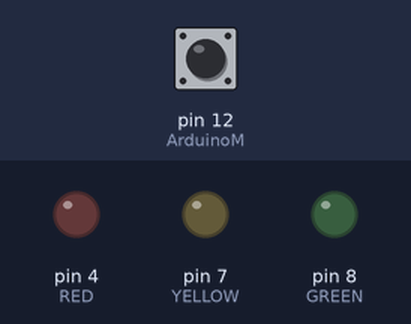
A sketch run on a simulated Arduino Uno, built with avr-gcc and run on an emulated ATmega328P. Parts: output pins drawn as LEDs (lit = HIGH). Dashed ring = blinking. The test bench sets the inputs (shaded band); at power-on: pin 12 (ArduinoM) HIGH.

Above: at 1.2 s.
1.3 s: pin 12 (ArduinoM) pulled LOW for 1 s
At 3.4 s:
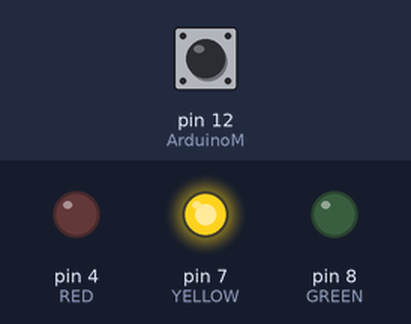
4.0 s: pin 12 (ArduinoM) pulled LOW for 0.15 s
At 4.7 s:
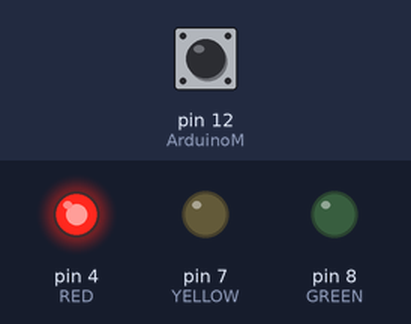
5.8 s: pin 12 (ArduinoM) pulled LOW for 3.2 s
At 7.45 s:
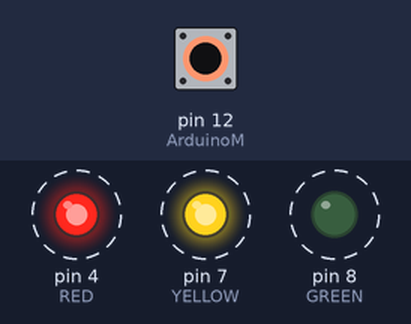
Timing chart, 0 to 10.6 s (numbered marks = the images above; inputs shaded):
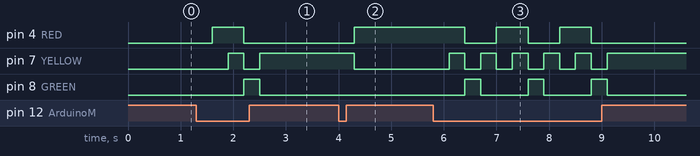

The sketch:

Traffic_Lights_ArduinoSlave.ino
```cpp
#define RED 4
#define YELLOW 7
#define GREEN 8
#define ArduinoM 12

char changeFlag = 'O';

void setup() {
  // put your setup code here, to run once:
  pinMode(RED, OUTPUT);
  pinMode(YELLOW, OUTPUT);
  pinMode(GREEN, OUTPUT);
  pinMode(ArduinoM, INPUT_PULLUP);

}

void loop() {
  // put your main code here, to run repeatedly:
  Serial.print(digitalRead(ArduinoM));
  if(digitalRead(ArduinoM)== LOW){
    switch(changeFlag) {
        case 'O':
          changeFlag = 'R';
          break;
        case 'R':
          changeFlag = 'B';
          break;
        case 'B':
          changeFlag = 'G';
          break;
        case 'Y':
            changeFlag = 'R';
          break;
        case 'G':
          changeFlag = 'Y';
          break;
        default:
          changeFlag = 'O';
          break;
       }
      delay(300);

     }
     if(changeFlag=='R'){
       digitalWrite(GREEN, LOW);
      digitalWrite(YELLOW, LOW);
      digitalWrite(RED, HIGH);
      // delay(10);
    }else if(changeFlag=='G'){
       digitalWrite(RED, LOW);
      digitalWrite(YELLOW, LOW);
      digitalWrite(GREEN, HIGH);
      // delay(10);
    }else if(changeFlag=='Y'){
       digitalWrite(RED, LOW);
      digitalWrite(GREEN, LOW);
      digitalWrite(YELLOW, HIGH);
     //  delay(10);
    }else if(changeFlag=='B'){
       digitalWrite(RED, HIGH);
      digitalWrite(GREEN, LOW);
      digitalWrite(YELLOW, HIGH);
     //  delay(10);
    }else{
      digitalWrite(RED, LOW);
     digitalWrite(GREEN, LOW);
     digitalWrite(YELLOW, LOW);
    }

}
```

Measured:
- after the input at 1.3 s, pin 4 (RED): LOW → HIGH after 0.30 s, → LOW 0.60 s later; pin 7 (YELLOW): LOW → HIGH after 0.60 s, → LOW 0.30 s later, → HIGH 0.30 s later; pin 8 (GREEN): LOW → HIGH after 0.90 s, → LOW 0.30 s later
- after the input at 4.0 s, pin 4 (RED): LOW → HIGH after 0.30 s; pin 7 (YELLOW): HIGH → LOW after 0.30 s
- after the input at 5.8 s, pin 4 (RED): alternates HIGH for 0.60 s and LOW for 0.60 s, 5 changes in all, then stays LOW, starting after 0.60 s; pin 7 (YELLOW): alternates HIGH for 0.30 s and LOW for 0.30 s, 11 changes in all, then stays HIGH, starting after 0.30 s
